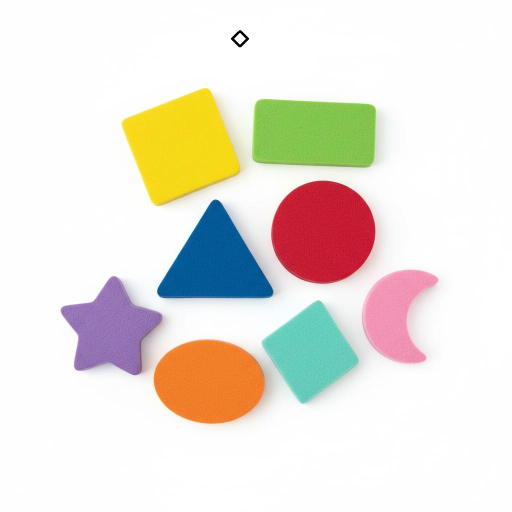
//> input picture c2_Project1/c2_Project1/shapes.png, 1024 x 1024 px (shown at 1/2 size)
$ ./shapes_detection   (built with g++ and OpenCV 4)
//> lines starting //> are read from the running program, lines starting //| are printed output that depends on the picture; after the words box and inside, x2 and y2 are one past the last pixel; in counts of white or black regions, pixels touching at a corner belong together
#include <opencv2/imgcodecs.hpp>
#include <opencv2/highgui.hpp>
#include <opencv2/imgproc.hpp>

#include <iostream>

using namespace cv;
using namespace std;
Mat imgGray, imgBlur, imgCanny, imgDil;

void getContours(Mat imgDil, Mat img) {
	vector<vector<Point>> contours;
	vector <Vec4i> hierarchy;

	findContours(imgDil, contours, hierarchy, RETR_EXTERNAL, CHAIN_APPROX_SIMPLE);
	//drawContours(img, contours, -1, Scalar(255, 0, 255), 2);

	vector<vector<Point>> conPoly(contours.size());
	vector<Rect> boundRect(contours.size());
	string objectType;
	for (int i = 0; i < contours.size(); i++) {
		int area = contourArea(contours[i]);
		cout << area << endl;

		if (area > 1000)
		{
			float peri = arcLength(contours[i], true);
			approxPolyDP(contours[i], conPoly[i], 0.02 * peri, true);

			cout << conPoly[i].size() << endl;
			boundRect[i] = boundingRect(conPoly[i]);

			int objCor = (int)conPoly[i].size();
			if (objCor == 3) {objectType = "Tri";}
			else if (objCor == 4) {
				float aspRatio = (float)boundRect[i].width / (float)boundRect[i].height;
				cout << aspRatio << endl;
				if (aspRatio > 0.95 && aspRatio < 1.05) { objectType = "Square"; }
				else { objectType = "Rect"; }
			}
			else if (objCor > 4 ) { objectType = "Circle"; }
			drawContours(img, contours, i, Scalar(255, 0, 255), 2);
			rectangle(img, boundRect[i].tl(), boundRect[i].br(), Scalar(0, 255, 0), 5);
			putText(img, objectType, { boundRect[i].x, boundRect[i].y - 5 }, FONT_HERSHEY_PLAIN, 1, Scalar(0, 69, 255), 2);

		}

	}

}


void main() {


	string path = "D:/c++/OpenCv/c2_Project1/c2_Project1/shapes.png";
	Mat img = imread(path);
//> img is the input picture: 1024 rows x 1024 cols, CV_8UC3; mean B, G, R 219.7, 228.5, 234.3

	// preprocessing
	cvtColor(img, imgGray, COLOR_BGR2GRAY);
	GaussianBlur(imgGray, imgBlur, Size(3, 3), 3, 0);
	Canny(imgBlur, imgCanny, 25, 75);
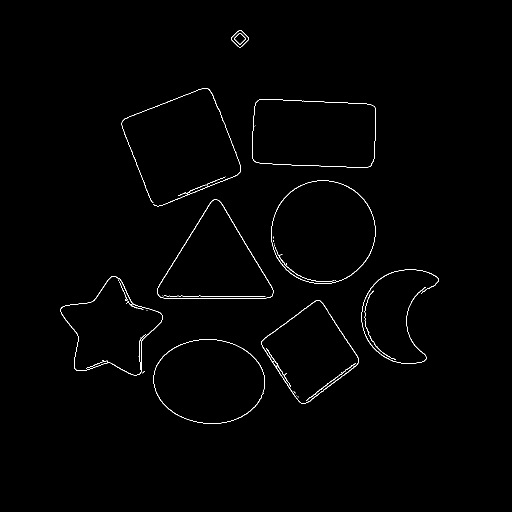
//> imgCanny: 1024 rows x 1024 cols, CV_8UC1 (shown at 1/2 size); 0.73% white in thin lines or dots, all inside (x1, y1, x2, y2) = (121, 60, 878, 848)
	Mat kernel = getStructuringElement(MORPH_RECT, Size(3, 3));
	dilate(imgCanny, imgDil, kernel);
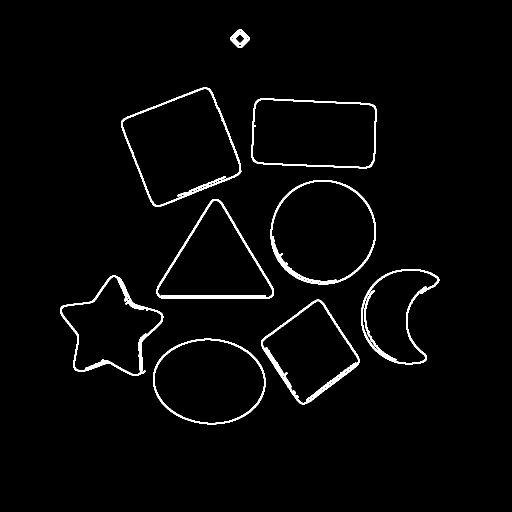
//> imgDil: 1024 rows x 1024 cols, CV_8UC1 (shown at 1/2 size); 2.3% white; 9 white regions

	getContours(imgDil, img);
//> in getContours, `findContours(imgDil, contours, hierarchy, RETR_EXTERNAL, CHAIN_APPROX_..`: contours = 9 contours; largest, box (x1, y1, x2, y2) and area: (242, 175, 483, 414) 36881, (541, 360, 752, 569) 34535, (503, 197, 753, 337) 31844, (306, 677, 531, 849) 30172, (313, 398, 548, 598) 26990
//> in getContours, `vector<vector<Point>> conPoly(contours.size());`: conPoly = 9 empty contours
//> the loop in getContours, `for (int i = 0; i < contours.size(); i++)` made 9 passes
//> (area, peri, objCor, aspRatio) on passes 2, 5, 7, 8: (23483, 623.7, 4, 0.938), (26990, 727.8, 4, 1.17), (31843, 741.1, 4, 1.84), (36881, 799, 4, 1.01)
//> (area, peri, objCor) on passes 1, 3, 4, 6: (30172, 659.4, 8), (23415, 735.6, 11), (18014, 644, 9), (34535, 694.2, 8)
//| 30172
//| 8
//| 23483
//| 4
//> (the first 4 of 20 printed lines)
//> (output is shown up to pass 8 of 9)
//> pass 1, in getContours, `putText(img, objectType, { boundRect[i].x, boundRect[i].y - 5 }, FONT_..`:
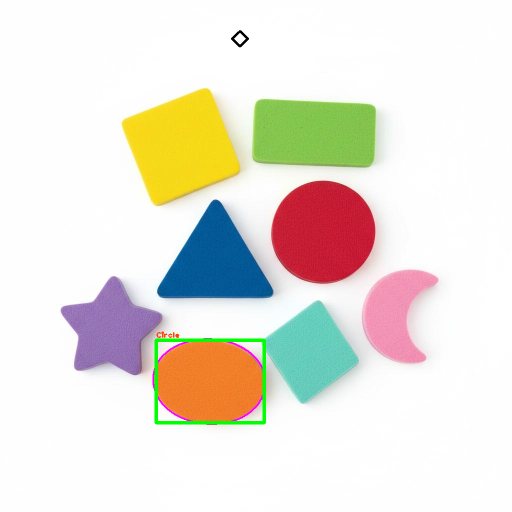
//> img: 1024 rows x 1024 cols, CV_8UC3 (shown at 1/2 size); 0.66% of pixels changed, all inside (x1, y1, x2, y2) = (305, 663, 532, 850)
//> pass 3, in getContours, `putText(img, objectType, { boundRect[i].x, boundRect[i].y - 5 }, FONT_..`:
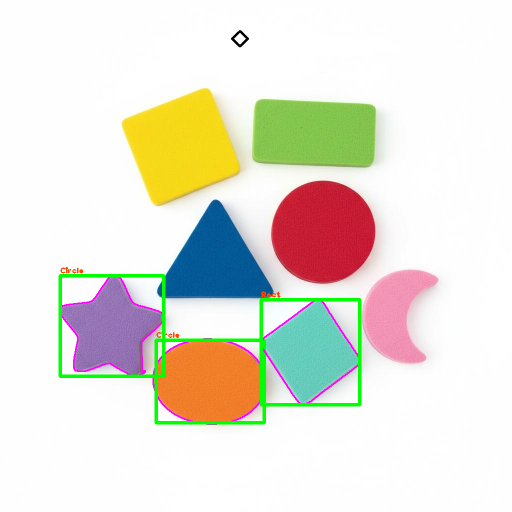
//> img: 1024 rows x 1024 cols, CV_8UC3 (shown at 1/2 size); mean B, G, R 216.3, 227.8, 230.8
//> after the loop in getContours, `for (int i = 0; i < contours.size(); i++)`:
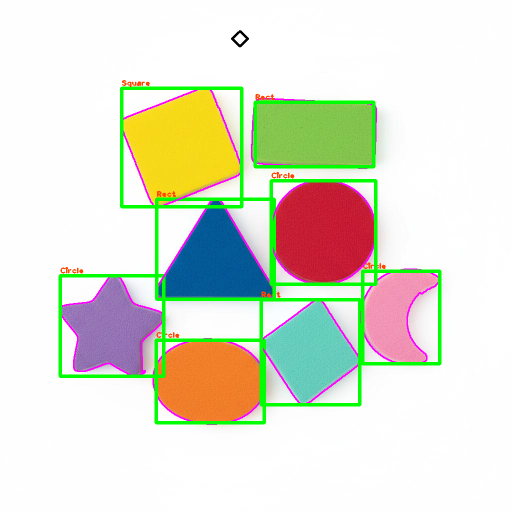
//> img: 1024 rows x 1024 cols, CV_8UC3 (shown at 1/2 size); 3.43% of pixels changed, all inside (x1, y1, x2, y2) = (240, 160, 883, 731)

    // Add this line before imshow("Image", img);
    resize(img, img, Size(), 0.5, 0.5); // Resize image to 50% of original size
//> img: 512 rows x 512 cols, CV_8UC3
	resize(imgGray, imgGray, Size(), 0.5, 0.5);
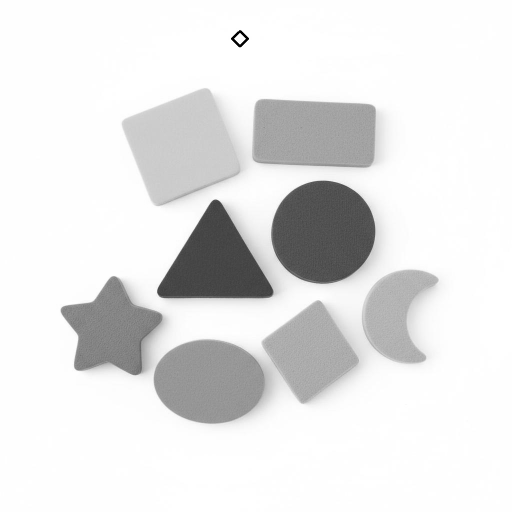
//> imgGray: 512 rows x 512 cols, CV_8UC1; min 0, max 255, mean 229.3
	resize(imgBlur, imgBlur, Size(), 0.5, 0.5);
//> imgBlur: 512 rows x 512 cols, CV_8UC1
	resize(imgCanny, imgCanny, Size(), 0.5, 0.5);
//> imgCanny: 512 rows x 512 cols, CV_8UC1
	resize(imgDil, imgDil, Size(), 0.5, 0.5);
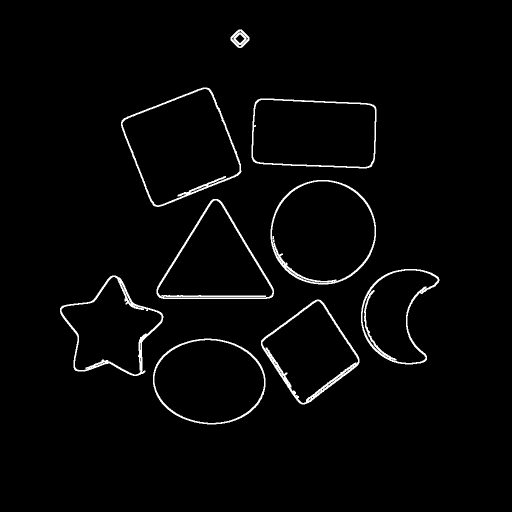
//> imgDil: 512 rows x 512 cols, CV_8UC1; min 0, max 255, mean 5.9

    imshow("Image", img);
	// [4 lines of commented-out code are left out]

	waitKey(0);

}

$ run again, with c2_Project1/c2_Project1/lambo.png copied over c2_Project1/c2_Project1/shapes.png
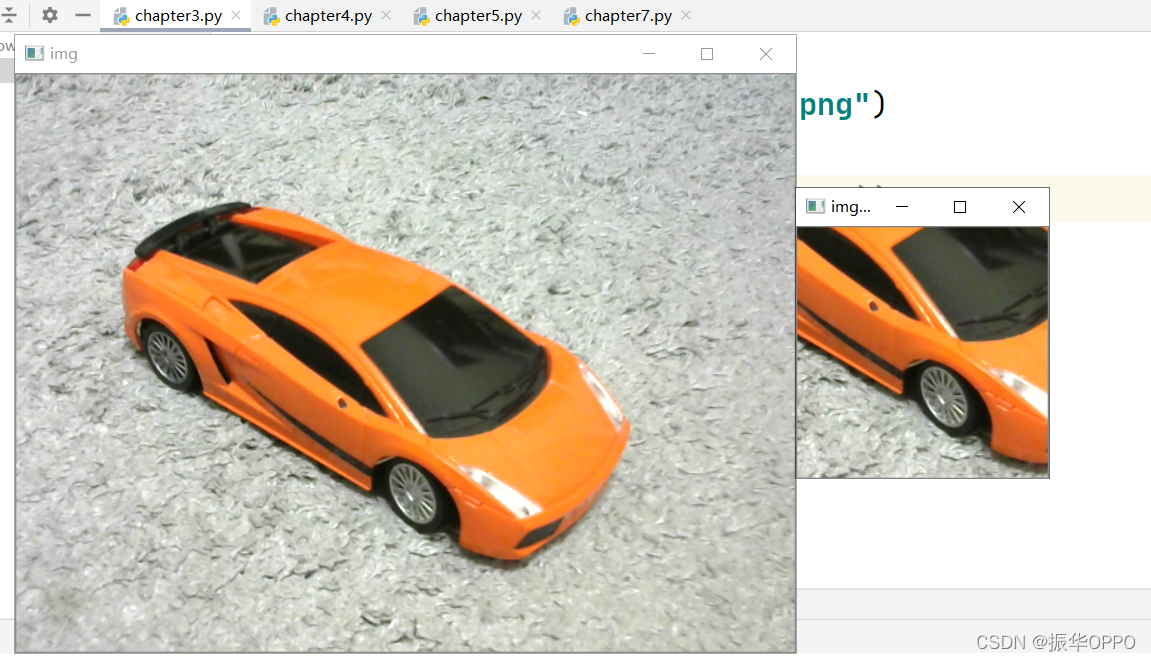
//> input picture c2_Project1/c2_Project1/lambo.png, 1151 x 661 px
//> img is the input picture: 661 rows x 1151 cols, CV_8UC3; mean B, G, R 182.5, 196.1, 206.6
//> `Canny(imgBlur, imgCanny, 25, 75);`:
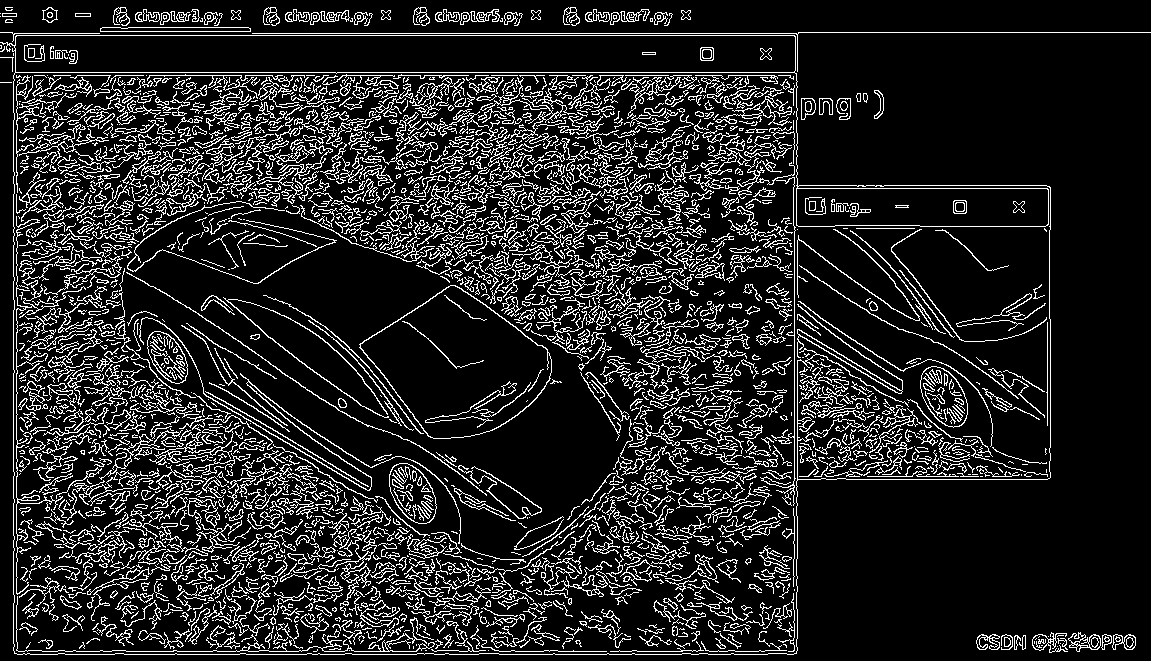
//> imgCanny: 661 rows x 1151 cols, CV_8UC1; 14.3% white in thin lines or dots
//> contours = 21 contours; largest, box (x1, y1, x2, y2) and area: (0, 6, 1151, 656) 567552, (1031, 631, 1137, 654) 1675, (434, 8, 524, 27) 1006, (284, 8, 374, 27) 990, (584, 8, 674, 27) 988
//> conPoly = 21 empty contours
//> the loop in getContours, `for (int i = 0; i < contours.size(); i++)` made 21 passes
//> (area, peri, objCor) on passes 2, 14, 19: (1675, 301, 7), (1005, 251.6, 9), (567552, 4317, 9)
//> (printed output is left out)
//> `resize(imgDil, imgDil, Size(), 0.5, 0.5);`:
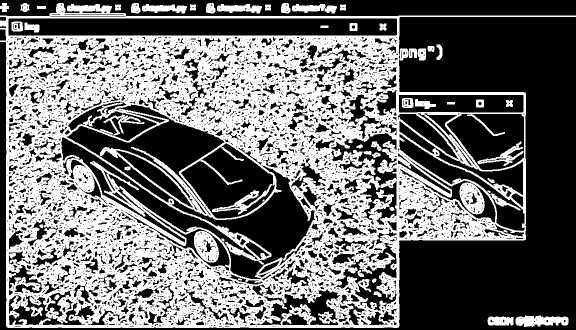
//> imgDil: 330 rows x 576 cols, CV_8UC1; min 0, max 255, mean 110.8
